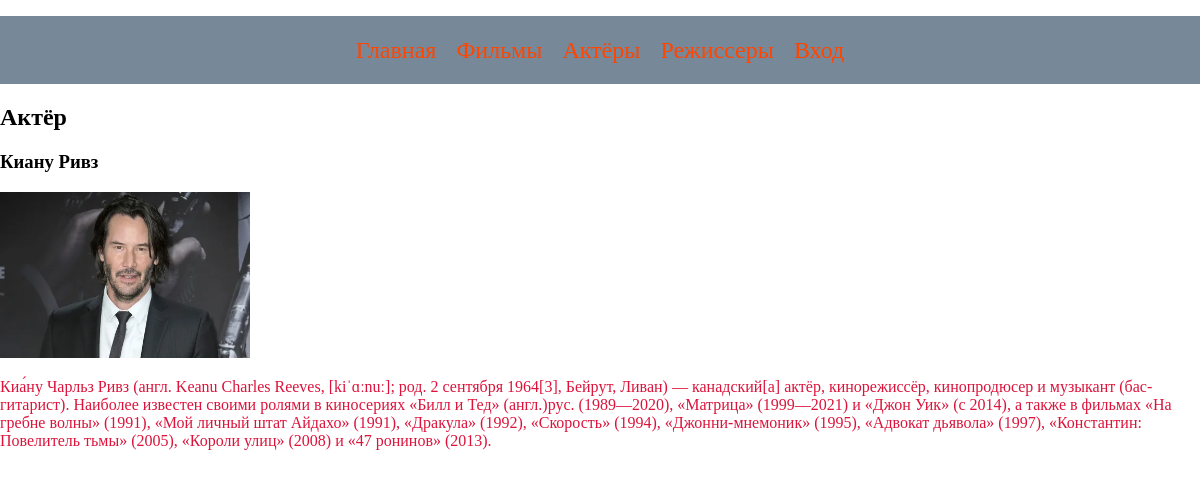
The page /actor/5/ on the database its author committed.
### appkino/models.py (models this page shows, shortened)
class modelActor(models.Model):
    name = models.CharField(max_length=100,verbose_name='Актёр')
    info = models.TextField(verbose_name='Информация', null=True, blank=True)
    foto = models.FileField(blank=True, null=True,
                            verbose_name='Фото',
                            upload_to='fotoActor/',
                            )

### appkino/views.py (the view)
# urls.py: path('actor/<slug:pk>/',views.actorDetail.as_view(),name='oneactor'),
class actorDetail(generic.DetailView):
    model = modelActor

### templates/appkino/modelactor_detail.html (shortened to what this page needs)
{% extends 'index.html' %}
{% load static %}
{% block head %}
    <link rel="stylesheet" href="{% static 'css/index.css'%}">
{% endblock %}
{% block content %}
    <h2>Актёр</h2>
    <h3>{{ modelactor.name }}</h3>
    <img src="{% static modelactor.foto %}" alt="" width="250px">
    <p>{{ modelactor.info }}</p>
{% endblock %}

### appkino/static/css/index.css (style rules this page uses)
body { height: 100%; margin: 0; background-size: cover; background-position: center; background-repeat: no-repeat; background-image: url('https://avatars.mds.yandex.net/i?id=32fecf45d75b14cfc2272c96376cac304115d712-12540073-images-thumbs&n=13'); }
p { color: crimson; }

### rows shown on the page
modelActor: name "Киану Ривз", foto (picture), info "Киа́ну Чарльз Ривз (англ. Keanu Charles Reeves, [kiˈɑːnuː]; род. 2 сентября 1964[3], Бейрут, Ливан) — канадский[a] актёр, кинорежиссёр, кинопродюсер и музыкант (бас-гитарист). Наиболее известен своими ролями в киносериях «Билл и Тед» (англ.)рус. (1989—2020), «Матрица» (1999—2021) и «Джон Уик» (с 2014), а также в фильмах «На гребне волны» (1991), «Мой личный штат Айдахо» (1991), «Дракула» (1992), «Скорость» (1994), «Джонни-мнемоник» (1995), «Адвокат дьявола» (1997), «Константин: Повелитель тьмы» (2005), «Короли улиц» (2008) и «47 ронинов» (2013)."
